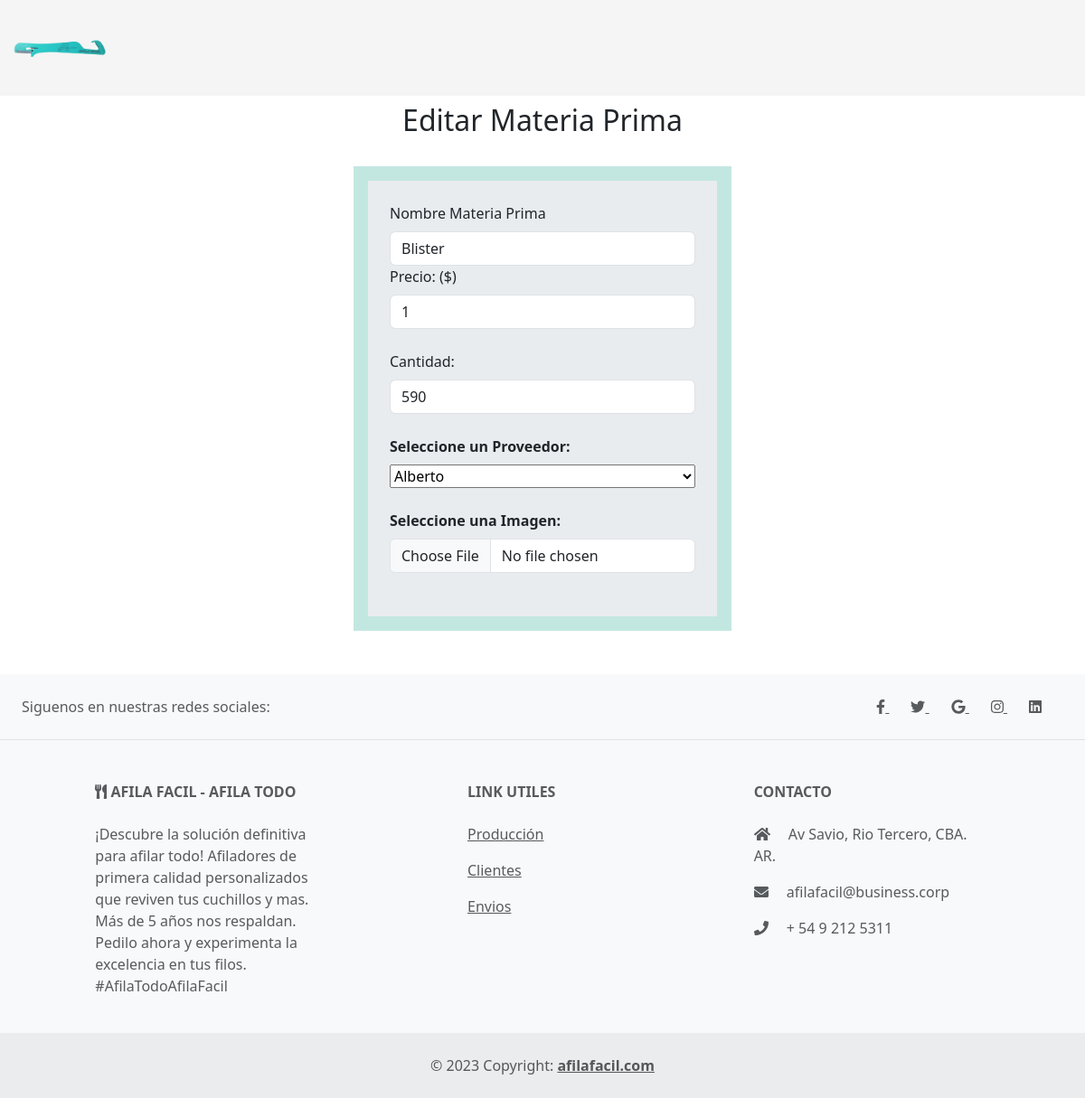
The page /materias_primas/editar/1/ on the database as committed earlier.
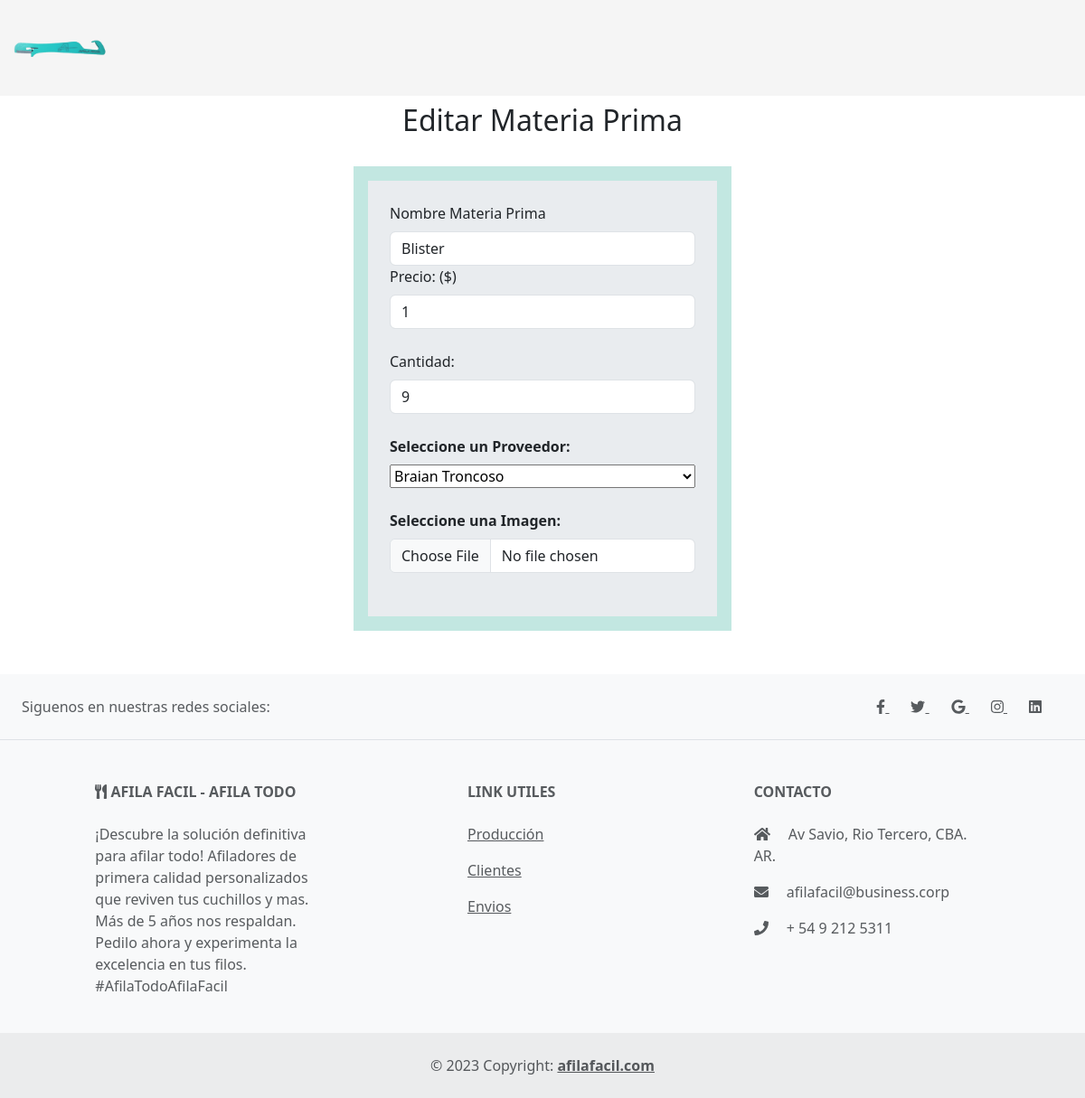
The same page on the database as committed later.
### materias_primas/models.py (models this page shows, shortened)
class Materias(models.Model):
    nombre = models.CharField(max_length=45)
    precio = models.IntegerField()
    cantidad = models.IntegerField()
    proveedores = models.ForeignKey(Proveedores, null=True, blank=True, on_delete=models.SET_NULL, related_name='materias')
    imagen = models.CharField(max_length=100)
    class Meta:
        db_table = 'materias'
        verbose_name = "Materia"

### materias_primas/views.py (the view)
# urls.py: path('editar/<int:id>/', views.editar_materia, name='editar_materia'),
def editar_materia(request, id):
    materia = get_object_or_404(Materias, pk=id)
    if request.method == 'POST':
        form = MateriasForm(request.POST, request.FILES)
        if form.is_valid():
            materia.nombre = form.cleaned_data['nombre']
            materia.precio = form.cleaned_data['precio']
            materia.cantidad = form.cleaned_data['cantidad']
            materia.proveedores = form.cleaned_data['proveedores']
            materia.imagen = form.cleaned_data['imagen']
            materia.save()
            return redirect('materias_primas')
    else:
        form = MateriasForm(initial={
            'nombre': materia.nombre,
            'precio': materia.precio,
            'cantidad': materia.cantidad,
            'proveedores': materia.proveedores,
            'imagen': materia.imagen
        })
    return render(request, 'editar_materia.html', {'form': form, 'materia': materia})

### materias_primas/forms.py
class MateriasForm(forms.Form):
    nombre = forms.CharField(max_length=100)
    proveedores = forms.ModelChoiceField(queryset=Proveedores.objects.all())
    precio = forms.IntegerField()
    cantidad = forms.IntegerField()
    imagen = forms.CharField(max_length=100, required=False)

### proveedores/models.py (called while the page is built)
    def __str__(self):
        return f"{self.nombre}"

### materias_primas/templates/editar_materia.html (shortened to what this page needs)
{% extends "materias_primas/layout.html" %}
{% load static %}
{% block content %}
    <div class="container-fluid ">
        <div class="d-flex flex-column align-items-center">
          <h2 class="mb-3 mt-2">Editar Materia Prima</h2>
          <div class="d-flex justify-content-center mt-3 mb-5" style="background-color: #c2e7e1;">
            <form class="m-3 p-4 bg-body-secondary" method="post" action="{% url 'editar_materia' materia.id %}"  enctype="multipart/form-data">
              <div class="row">
                  <div class="form-outline w-100">
                    <label class="form-label" for="nombre">Nombre Materia Prima</label>
                    <input type="text" id="nombre" name="nombre" class="form-control" value="{{ materia.nombre }}" />
                  </div>
              </div>
                <div class="row mb-4">
                    <div class="form-outline w-100">
                    <label class="form-label" for="precio">Precio: ($)</label>
                    <input type="number" id="precio" name="precio" class="form-control" value="{{ materia.precio }}"/>
                    </div>
                </div>
                <div class="row mb-4">
                    <div class="form-outline w-100">
                    <label class="form-label" for="cantidad">Cantidad: </label>
                    <input type="number" id="cantidad" name="cantidad" class="form-control" value="{{ materia.cantidad }}"/>
                    </div>
                </div>
                <div class="row mb-4">
                  <div class="form-outline w-100 d-flex flex-column">
                      <label class="form-label fw-bold w-100" for="proveedores">Seleccione un Proveedor:</label>
                      {{ form.proveedores }}
                  </div>
              </div>
                <div class="row mb-4">
                    <div class="form-outline">
                    <label class="form-label fw-bold w-100" for="imagen">Seleccione una Imagen:</label>
                    <input type="file" id="imagen" name="imagen" class="form-control" value="{{ materia.imagen }}"/>
                    </div>
                </div>
            </form>
        </div>
    </div>
  </div>
{% endblock %}

Rows that differ between the two databases and show on the page:
changed Materias "Blister": cantidad "590" → "9"
Other text that changed with them:
form field proveedores: "Alberto" → "Braian Troncoso"
